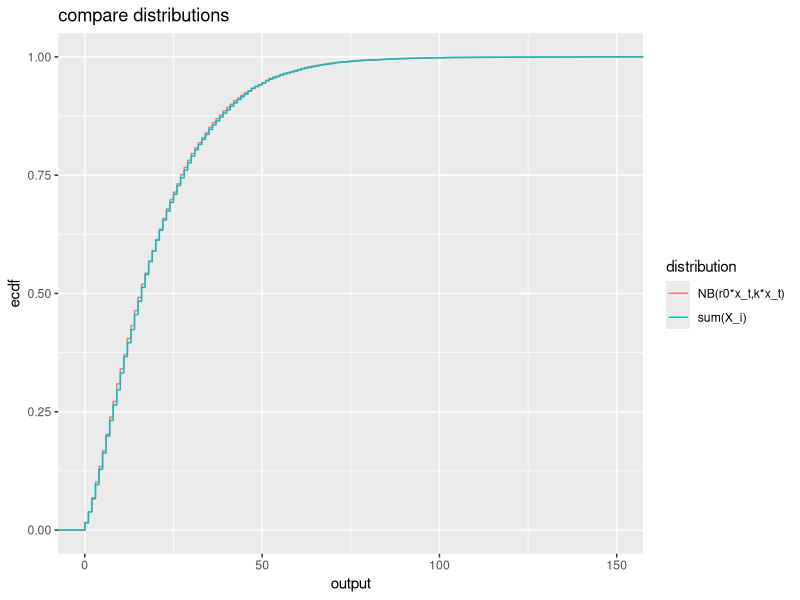
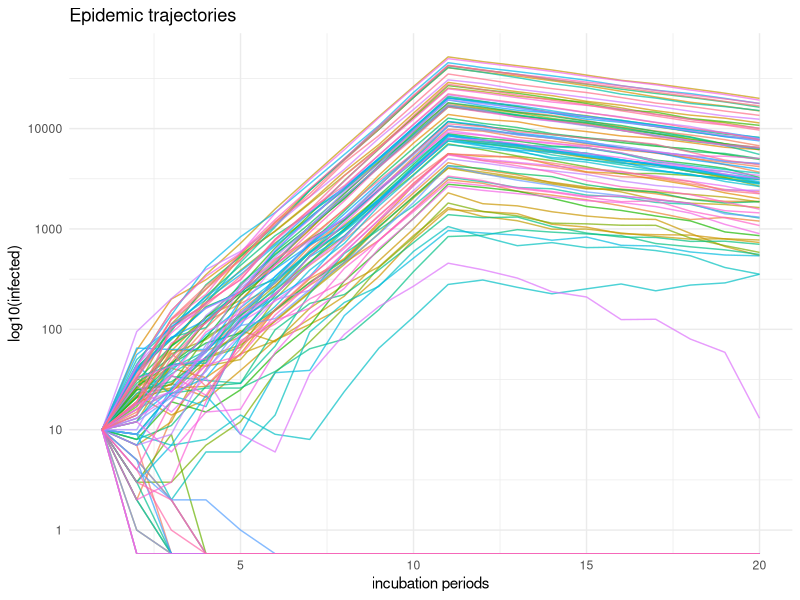
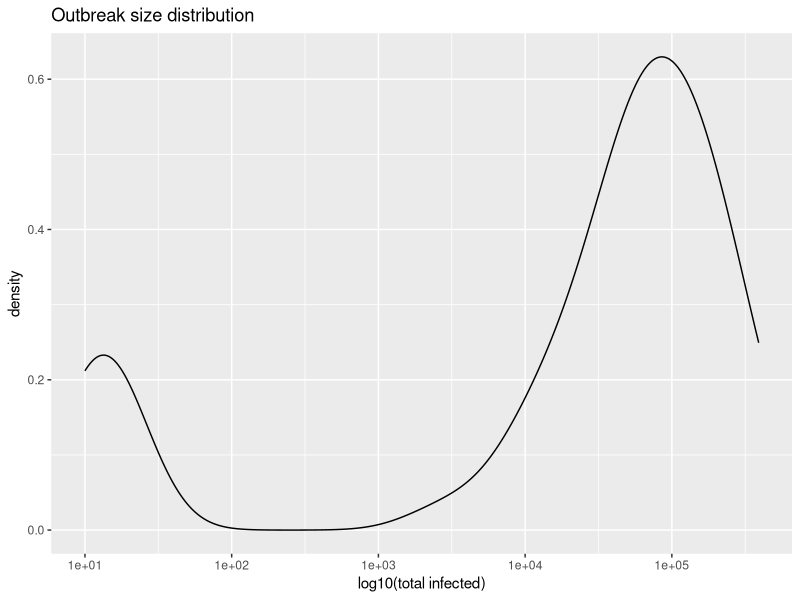
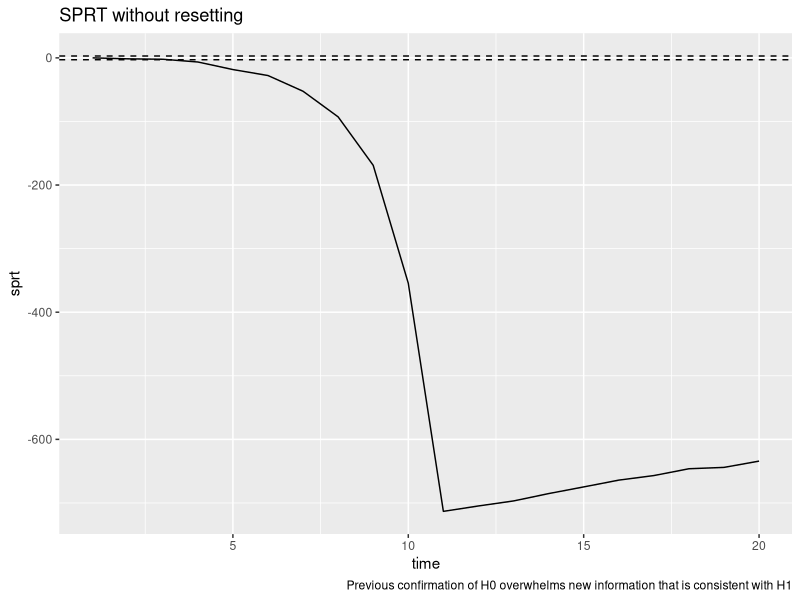

R code for these plots, in order:
## ---- chunk 1
knitr::opts_chunk$set(echo = FALSE)
library(tidyverse)
## ---- chunk 2
# numerically test claim that the previous two distributions are the same
test <- tibble("sum(X_i)" = replicate(10000, sum(rnbinom(n = 10, mu = 2, size = 0.16))),
       "NB(r0*x_t,k*x_t)" = replicate(10000, rnbinom(n = 1, mu = 10 * 2, size = 10 * 0.16)) ) %>%
  pivot_longer(cols = 1:2,
               names_to = "distribution",
               values_to = "output")
# ggplot(test) +
#   geom_density(aes(output, fill = distribution), alpha = 0.5)

ggplot(test) +
  stat_ecdf(aes(x = output, col = distribution)) +
  labs(title = "compare distributions")
## ---- chunk 3
episim <- function (t, i_0, r0, disp, cont, nsim) {
  
  # init list to store each simulation
  out_list <- vector("list", nsim)
  
  for (k in seq_along(out_list)) {
      # initialize data frame
  out <- tibble("time" = t
                , "R0_true" = r0
                , "disp_true" = disp
                , "control" = cont
                , "infected" = i_0
                , "simulation" = k)
    # branching process simulations
  for (i in 2:length(t)) {
    out[i, "infected"] <- sum(rnbinom(n = unlist(out[i-1, "infected"]), # number infected in previous time step
                                      mu = (1 - unlist(out[i-1, "control"]))  * unlist(out[i-1, "R0_true"]), # (controlled) R
                                      size = unlist(out[i-1, "disp_true"]))) # dispersion
  }
  # save in out_list
  out_list[[k]] <- out
  }
  return(bind_rows(out_list))
}

# set params and init conds
t <- 1:20
r0 <- c(rep(2, 10), rep(0.9, 10)) # lockdown starts at t = 11
disp <- 0.16 # sars-like dispersion
i_0 <- 10
cont <- 0
n <- 100

# simulate
outbreak <- episim(t = t, i_0 = i_0, r0 = r0, disp = disp, cont = cont, nsim = n)
## ---- chunk 4
# Plot simulations
ggplot(outbreak, aes(x = time, y = infected, group = simulation, col = as.factor(simulation) )) +
  geom_line(alpha = 0.7) +
  scale_y_log10() +
  theme_minimal() +
  theme(legend.position = "none") +
  labs(title = "Epidemic trajectories"
       , y = "log10(infected)"
       , x = "incubation periods")

outbreak %>% group_by(simulation) %>% summarize(total_infected = sum(infected)) %>% 
ggplot() +
  geom_density(aes(x = total_infected) )+
  scale_x_log10() +
  labs(title = "Outbreak size distribution" 
         ,x = "log10(total infected)")

## ---- chunk 5
# if it is true that for X_i ~ NB(mu, k) iid that sum(X_i) ~ NB(sum(mu), sum(k)) then the P( x_{t+1} | x_t, theta ) is 
# dnbinom(x = x1, mu = x0 * r0, size = x0 * disp) because the X_i are iid

objfn <- function(r, x1, x0, dispersion) {
  # likelihood( x1 | x0, r, dispersion )
  dnbinom(x = x1, mu = x0*r, size = x0*dispersion)
}

mean(replicate(100, rnbinom(n = 1, mu = 10*2, size = 10*0.16)))

#  find restricted MLE under h_0 or h_1
likelihood <- function (x_prev, x_now, disp, interval = c(), guess = 1.5) {
  opt <- optim(par = guess, fn = objfn, control = list(fnscale = -1), 
      method = "Brent", lower = interval[1], upper = interval[2],
      x0 = x_prev, x1 = x_now, dispersion = disp)
  return(opt$value)
}

likelihood(x_prev = 10, x_now = 20, disp = 0.16, interval = c(1, 2.5))

## ---- chunk 6
set.seed(123)
testdf <- episim(t = t, i_0 = i_0, r0 = r0, disp = disp, cont = cont, nsim = 1)

testdf$lik0 <- NA
testdf$lik1 <- NA

for (i in 2:nrow(testdf)) {
  # observed states and known pars
  x0 <- unlist(testdf[i-1, "infected"])
  x1 <- unlist(testdf[i, "infected"])
  disp <- unlist(testdf[i-1, "disp_true"])
  
  # parameter space
  theta0 <- c(1 + 10^-6, 2.5) # acceptance
  theta1 <- c(0, 1)           # rejection
  # init guess for optim
  guess0 <- 1.5
  guess1 <- 0.5
  
  # likelihood calculation
  testdf[i,"lik0"] <- likelihood(x_prev = x0, x_now = x1, disp = disp,  # p(x_now | x_prev, disp, theta \in Theta_0)
                     interval = theta0, guess = guess0)
  testdf[i,"lik1"] <- likelihood(x_prev = x0, x_now = x1, disp = disp,  # p(x_now | x_prev, disp, theta \in Theta_1)
                     interval = theta1, guess = guess1)
}
 
test_sprt <- testdf %>%
  mutate(sr = log(lik1/lik0) ,
         sr = ifelse(is.na(sr), 0, sr),
         sprt = cumsum(sr),
         a = log( (1 - 0.05)/ 0.05),
         b = log(0.05/(1 - 0.05)))
## ---- chunk 7
test_sprt %>%
  ggplot() +
  geom_line(aes(x = time, y = sprt)) +
  geom_hline(aes(yintercept = a), linetype = "dashed") +
  geom_hline(aes(yintercept = b), linetype = "dashed") +
  labs(title = "SPRT without resetting",
       caption = "Previous confirmation of H0 overwhelms new information that is consistent with H1")
